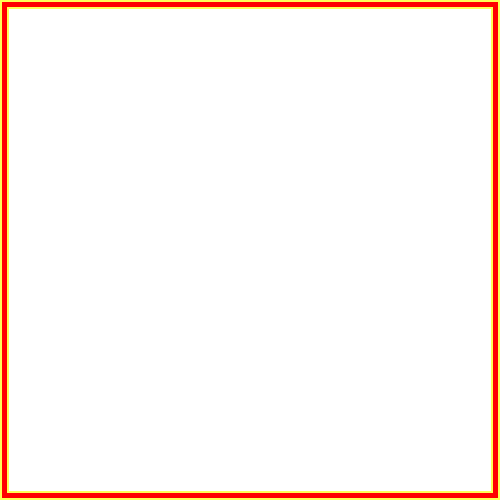
<?xml version="1.0" encoding="UTF-8"?>
<ui version="4.0">
 <class>MessageDialog</class>
 <widget class="QDialog" name="MessageDialog">
  <property name="windowTitle">
   <string>Messages</string>
  </property>
  <property name="minimumSize">
   <size>
    <width>500</width>
    <height>500</height>
   </size>
  </property>
  <property name="maximumSize">
   <size>
    <width>500</width>
    <height>500</height>
   </size>
  </property>
  <layout class="QVBoxLayout" name="verticalLayout">
   <property name="leftMargin">
    <number>0</number>
   </property>
   <property name="topMargin">
    <number>0</number>
   </property>
   <property name="rightMargin">
    <number>0</number>
   </property>
   <property name="bottomMargin">
    <number>0</number>
   </property>
   <item>
    <widget class="QFrame" name="frame">
     <property name="styleSheet">
      <string notr="true">background-color: #ff0000; border: 2px solid #ffff55;</string>
     </property>
     <layout class="QVBoxLayout" name="frameLayout">
      <property name="leftMargin">
       <number>5</number>
      </property>
      <property name="topMargin">
       <number>5</number>
      </property>
      <property name="rightMargin">
       <number>5</number>
      </property>
      <property name="bottomMargin">
       <number>5</number>
      </property>
      <item>
       <widget class="QLabel" name="label">
        <property name="alignment">
         <set>Qt::AlignCenter</set>
        </property>
        <property name="wordWrap">
         <bool>true</bool>
        </property>
        <property name="styleSheet">
         <string notr="true">font: 28px Helvetica; color: #000000; background-color: #FFFFFF;</string>
        </property>
       </widget>
      </item>
     </layout>
    </widget>
   </item>
  </layout>
 </widget>
 <resources/>
 <connections/>
</ui>
